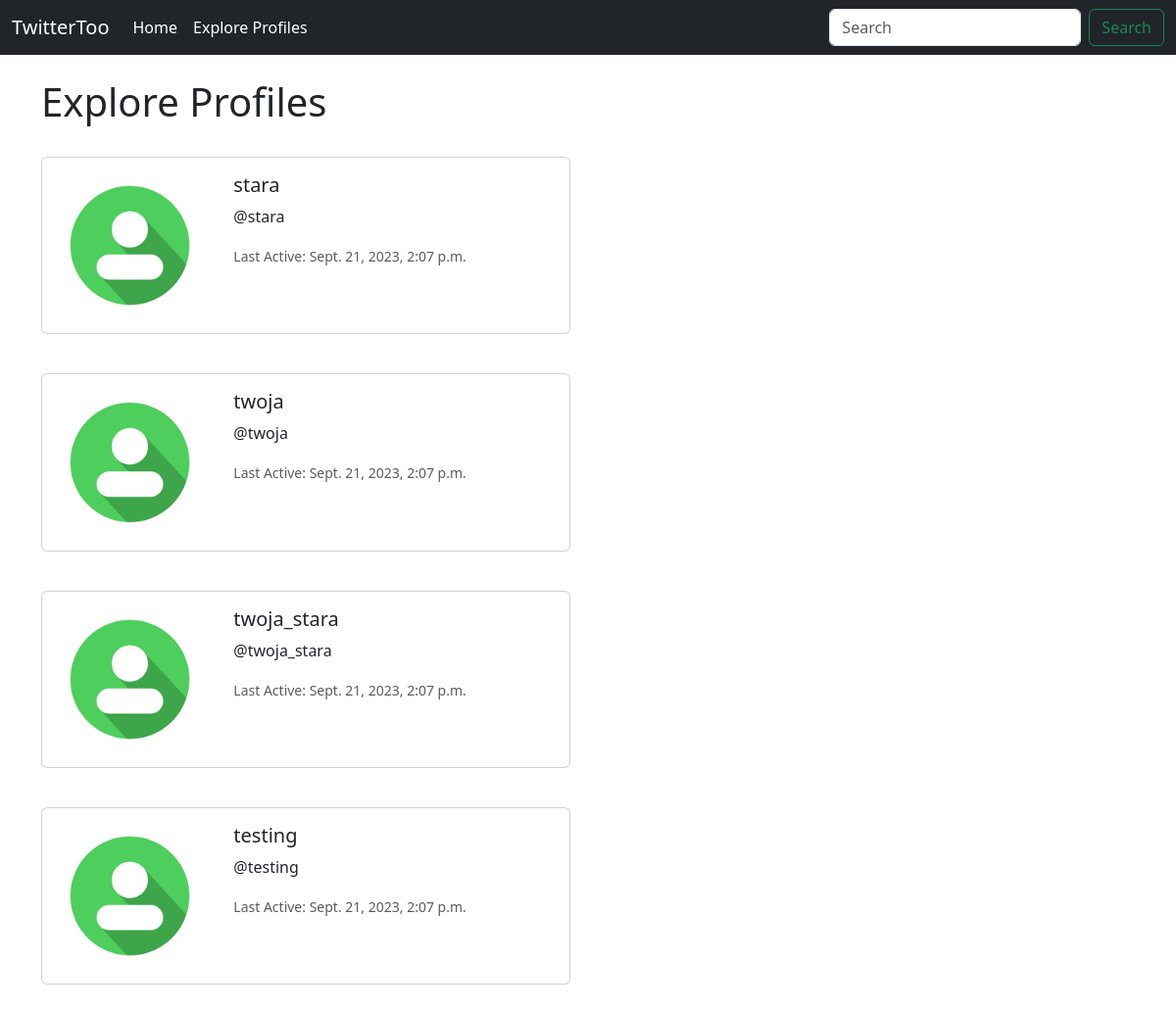
/explore_profiles/ (signed in), run on the app's committed database.
### TwitterToo/models.py (models this page shows, shortened)
class Profile(models.Model):
    user = models.OneToOneField(User, on_delete=models.CASCADE)
    follow = models.ManyToManyField(
        'self',
        related_name='followed_by',
        symmetrical=False,
        blank=True,
    )
    last_active_date = models.DateTimeField(User, auto_now=True)

### TwitterToo/views.py (the view)
# urls.py: path('explore_profiles/', views.explore_profiles, name='explore_profiles')
def explore_profiles(request):
    if request.user.is_authenticated:
        profiles = Profile.objects.exclude(user=request.user)
        return render(request, 'explore_profiles.html', {'profiles': profiles})
    else:
        messages.success(request, ('You must be logged in to view this page!'))
        return redirect('home')

### TwitterToo/templates/explore_profiles.html
{% extends 'base.html' %}
{% load static %}
{% block content%}
    <h1>Explore Profiles</h1>
<br/>
{% if profiles %}
    {% for profile in profiles%}
        <div class="card mb-3" style="max-width: 540px;">
            <div class="row g-0">
                <div class="col-md-4">
                    <img src="{% static 'images/avatar.png' %}" class="img-fluid rounded-start" alt="...">
                </div>
                <div class="col-md-8">
                    <div class="card-body">
                        <h5 class="card-title">{{ profile.user.username }}</h5>
                        <p class="card-text">@{{ profile.user.username }}</p>
                        <p class="card-text"><small class="text-body-secondary">Last Active: {{ profile.last_active_date}}<br/></small></p>
                    </div>
                </div>
            </div>
        </div>
        <br/>
    {% endfor %}
{% endif %}
{% endblock %}

### data on the page
Profile: user.username "stara", last_active_date "Sept. 21, 2023, 2:07 p.m."
Profile: user.username "twoja", last_active_date "Sept. 21, 2023, 2:07 p.m."
Profile: user.username "twoja_stara", last_active_date "Sept. 21, 2023, 2:07 p.m."
Profile: user.username "testing", last_active_date "Sept. 21, 2023, 2:07 p.m."
